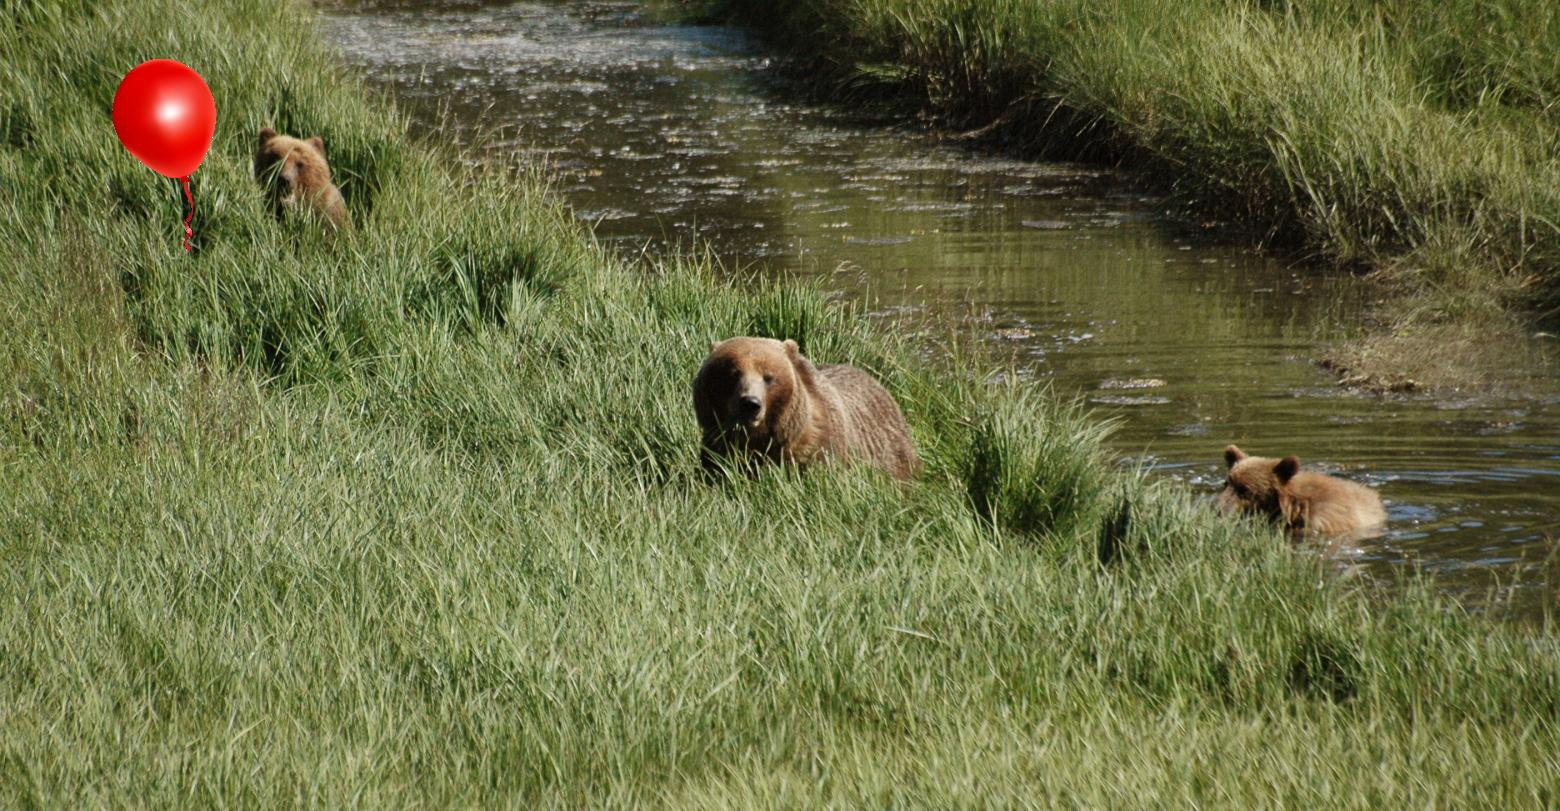

Source code (Python):
from PIL import Image

filename = 'bears_copy.jpg'
filepath = f"./{filename}"

balloon_filename = 'balloon.png'  # use the real transparent PNG
balloon_filepath = f"./{balloon_filename}"

file_out = 'bears3.jpg'
file_out_path = f"./{file_out}"

# Load the original bear image, and get its size and color mode.
orig_image = Image.open(filepath)
width, height = orig_image.size
mode = orig_image.mode

# Load the balloon image, keeping its alpha (transparency) channel.
balloon_image = Image.open(balloon_filepath).convert('RGBA')
balloon_width, balloon_height = 130, 210
balloon_image = balloon_image.resize((balloon_width, balloon_height))

# Load pixels from both images.
orig_pixel_map = orig_image.load()
balloon_pixel_map = balloon_image.load()

# Create a new image matching the original image's color mode and size.
new_image = Image.new(mode, (width, height))
new_pixel_map = new_image.load()

# Choose where the top-left corner of the balloon will go.
start_x, start_y = 100, 50

# Copy every pixel from the original bear image into the new image.
for x in range(width):
    for y in range(height):
        new_pixel_map[x, y] = orig_pixel_map[x, y]

# Overlay the balloon: only copy pixels where alpha > 0,
# i.e. pixels that are actually part of the balloon, not background.
for bx in range(balloon_width):
    for by in range(balloon_height):
        r, g, b, a = balloon_pixel_map[bx, by]
        if a > 0:
            new_pixel_map[start_x + bx, start_y + by] = (r, g, b)

new_image.save(file_out_path)
